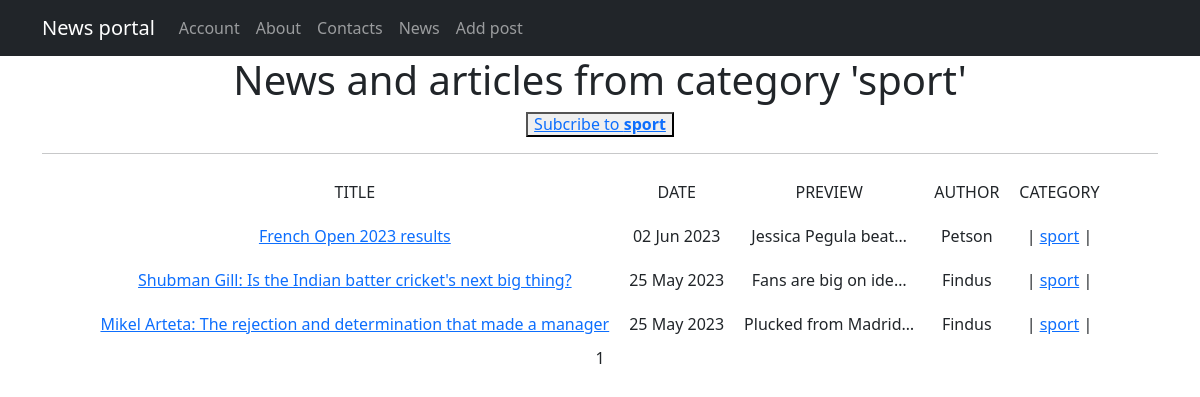
Page /news/categories/5 on the committed database.
### news/models.py (models this page shows, shortened)
class Category(models.Model):  # класс категорий (тем) постов
    name = models.CharField(max_length=255, unique=True)  # название категории
    subscribers = models.ManyToManyField(User, through='CategoryUser') # связь многие ко многим с пользователями
    def __str__(self):
        return f'{self.name}'

class Post(models.Model):  # класс постов
    news = 'NE'
    article = 'AR'
    TYPE_CHOICE = [
        (news, 'news'),
        (article, 'article'),
    ]
    type_post = models.CharField(max_length=2, choices=TYPE_CHOICE, default=news)  # тип поста
    time_add = models.DateTimeField(auto_now_add=True)  # дата и время создания
    title = models.CharField(max_length=255)  # заголовок
    text = models.TextField(max_length=10000)  # текст поста
    rating_post = models.IntegerField(default=0)  # рейтинг поста
    author = models.ForeignKey(Author, on_delete=models.CASCADE)  # связь один ко многим с автором
    categories = models.ManyToManyField(Category, through='PostCategory')  # связь многие ко многим с категориями

class Author(models.Model):  # класс авторов постов
    rating_author = models.IntegerField(default=0)  # рейтинг автора
    user_link = models.OneToOneField(User, on_delete=models.CASCADE)
    def __str__(self):
        return f'{self.user_link.username}'

### news/views.py (the view)
# urls.py: path('categories/<int:pk>', CategoryPostList.as_view(), name='category_post_list'),
class CategoryPostList(ListView):
    model = Post # выводим посты
    ordering = '-time_add'  # сортировка по дате создания
    template_name = 'category_posts.html' # шаблон для вывода
    context_object_name = 'category_posts' # имя списка, по которому будет обращение из html-шаблона
    paginate_by = 10  # количество постов на странице
    def get_queryset(self):
        self.category = get_object_or_404(Category, id=self.kwargs['pk'])
        queryset = Post.objects.filter(categories=self.category).order_by('-time_add')  # фильтрация постов по категории
        return queryset
    def get_context_data(self, **kwargs):
        context = super().get_context_data(**kwargs)
        context['is_not_subscriber'] = self.request.user not in self.category.subscribers.all()
        context['category'] = self.category
        return context

### news/templatetags/custom_filters.py (called while the page is built)
@register.filter()
def censor(text):
    if not isinstance(text, str):
        raise ValueError("This is not a string!")
    censored_text = text  # исходный текст
    text_list = text.split()  # получаем список слов исходного текста
    for i in text_list:
        if i.lower() in BLACK_LIST:  # если слово входит в черный список
            censored_text = censored_text.replace(i, i[0]+'*'*(len(i)-1))  # первую букву оставляем, остальные заменяем
    return censored_text

### templates/category_posts.html (shortened to what this page needs)
{% extends 'flatpages/default.html' %}
{% load custom_filters %}
{% load custom_tags %}
{% block content %}
    <h1>News and articles from category '{{ category }}'</h1>
        {% if is_not_subscriber %}
            <h6><button><a href="{% url 'subscribe' category.id %}">Subcribe to <b>{{ category }}</b></a></button><br></h6>
        {% endif %}
    <hr>
    {% if category_posts %}
        <table cellpadding="10" align="center">
            <tr>
                <td>TITLE</td>
                <td>DATE</td>
                <td>PREVIEW</td>
                <td>AUTHOR</td>
                <td>CATEGORY</td>
            </tr>
            {% for post in category_posts %}
            <tr>
                <td><a href="{% url 'post_detail' post.id %}">{{ post.title|censor }}</a></td>
                <td>{{ post.time_add|date:'d M Y' }}</td>
                <td>{{ post.text|censor|truncatechars:20 }}</td>
                <td>{{ post.author }}</td>
                <td>
                    {% for category in post.categories.all %}
                    | <a href="{% url 'category_post_list' category.id %}">{{ category }}</a> |
                    {% endfor %}
                </td>
            </tr>
            {% endfor %}
        </table>
    {% else %}
        <h2>There are no posts!</h2>
    {% endif %}
    {{ page_obj.number }}
{% endblock content %}

### rows in the picture
Category: name "sport"
Post: title|censor "French Open 2023 results", time_add "02 Jun 2023", text|censor "Jessica Pegula beat…", author "Petson"
Post: title|censor "Shubman Gill: Is the Indian batter cricket's next big thing?", time_add "25 May 2023", text|censor "Fans are big on ide…", author "Findus"
Post: title|censor "Mikel Arteta: The rejection and determination that made a manager", time_add "25 May 2023", text|censor "Plucked from Madrid…", author "Findus"

### other values in the picture
{{ page_obj.number }} "1"
